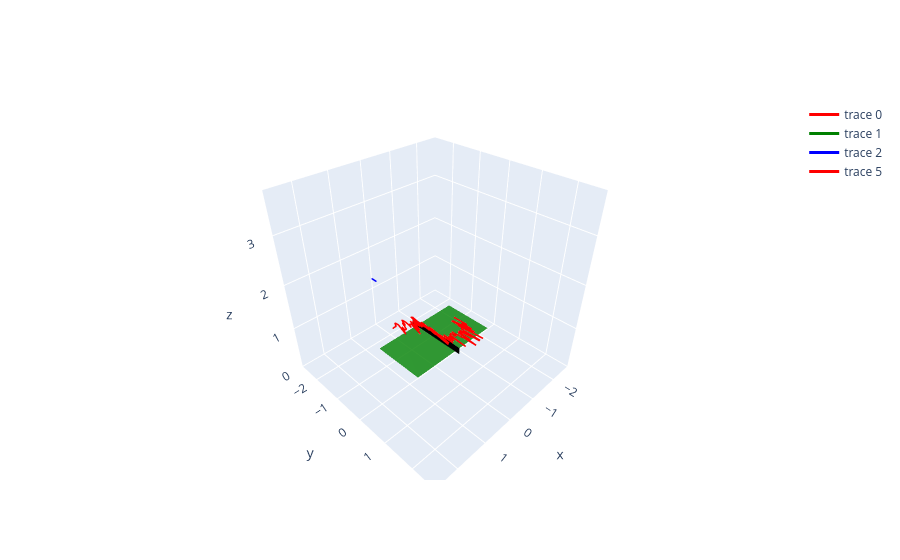

Source (notebook cell):
### Code cell
%matplotlib widget
PLOT_BACKEND = 'plotly' # 'matplotlib' or 'plotly'

if PLOT_BACKEND == 'matplotlib':

    # Plot raw measured_positions
    fig = plt.figure(figsize=(10, 7))
    ax = fig.add_subplot(111, projection='3d')

    plot3D.plot_table(ax, TABLE, table_color = 'green', net_color = 'grey', table_alpha=0.4, net_alpha=1)
    plot3D.plot_camera(ax, camera)
    measured_positions_without_none = [position for position in measured_positions if position is not None]
    plot3D.plot_trajectory(ax, np.array(measured_positions_without_none), color='red')

    plt.show()

elif PLOT_BACKEND == 'plotly':
    
    import src.visualization.plotly3D as plotly3D
    import plotly.graph_objects as go

    fig = go.Figure()

    plotly3D.plot_camera(fig, camera)
    plotly3D.plot_table(fig, TABLE, table_alpha=0.8, net_alpha=1, net_color = 'black', table_color='green')
    measured_positions_without_none = [position for position in measured_positions if position is not None]
    plotly3D.plot_trajectory(fig, np.array(measured_positions_without_none), color='red')
    fig.show()

### Figure 1 — Plotly figure (JSON) as saved in the notebook; plotly's stock layout.template omitted (floating-point values rounded to 4 significant figures; data arrays with more than 128 entries replaced by an {"elided": "..."} marker saying what was removed)
{"data": [{"line": {"color": "red", "width": 3}, "mode": "lines", "type": "scatter3d", "x": [0, 0.5], "y": [-3, -3], "z": [1.25, 1.25]}, {"line": {"color": "green", "width": 3}, "mode": "lines", "type": "scatter3d", "x": [0, 0], "y": [-3, -3], "z": [1.25, 0.75]}, {"line": {"color": "blue", "width": 3}, "mode": "lines", "type": "scatter3d", "x": [0, 0], "y": [-3, -2.5], "z": [1.25, 1.25]}, {"color": "green", "opacity": 0.8, "type": "mesh3d", "x": [-1.37, -1.37, 1.37, 1.37], "y": [-0.7625, 0.7625, 0.7625, -0.7625], "z": [0.76, 0.76, 0.76, 0.76]}, {"color": "black", "i": [0, 1, 2, 2, 3, 0], "j": [1, 2, 3, 3, 0, 1], "k": [2, 3, 0, 0, 1, 2], "opacity": 1, "type": "mesh3d", "x": [0, 0, 0, 0], "y": [-0.9175, 0.9175, 0.9175, -0.9175], "z": [0.76, 0.76, 0.9125, 0.9125]}, {"line": {"color": "red", "width": 3}, "mode": "lines", "type": "scatter3d", "x": {"elided": "219 float values"}, "y": {"elided": "219 float values"}, "z": {"elided": "219 float values"}}], "layout": {"scene": {"aspectmode": "manual", "aspectratio": {"x": 1, "y": 1, "z": 1}, "xaxis": {"range": [-2.74, 2.74]}, "yaxis": {"range": [-2.74, 2.74]}, "zaxis": {"range": [0, 3.8]}}}}
